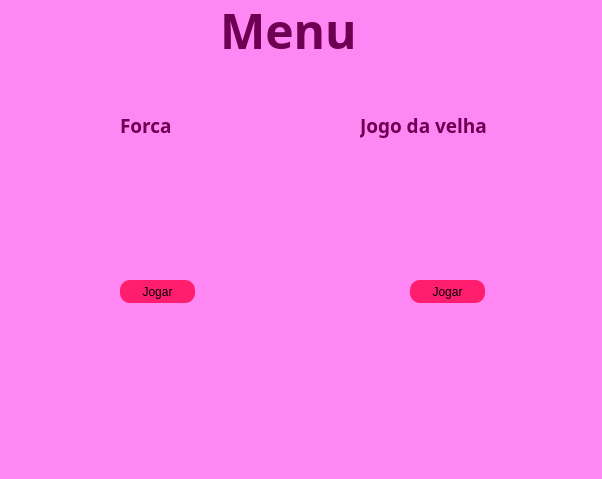
<?xml version="1.0" encoding="UTF-8"?>
<ui version="4.0">
 <class>MainWindow</class>
 <widget class="QMainWindow" name="MainWindow">
  <property name="geometry">
   <rect>
    <x>0</x>
    <y>0</y>
    <width>602</width>
    <height>479</height>
   </rect>
  </property>
  <property name="windowTitle">
   <string>MainWindow</string>
  </property>
  <property name="styleSheet">
   <string notr="true">background-color: rgb(255, 135, 243);</string>
  </property>
  <widget class="QWidget" name="centralwidget">
   <widget class="QLabel" name="label">
    <property name="geometry">
     <rect>
      <x>220</x>
      <y>0</y>
      <width>161</width>
      <height>61</height>
     </rect>
    </property>
    <property name="font">
     <font>
      <family>Rockwell Extra Bold</family>
      <pointsize>36</pointsize>
      <weight>75</weight>
      <bold>true</bold>
     </font>
    </property>
    <property name="styleSheet">
     <string notr="true">color:rgb(109, 0, 82);</string>
    </property>
    <property name="text">
     <string>Menu</string>
    </property>
   </widget>
   <widget class="QLabel" name="label_2">
    <property name="geometry">
     <rect>
      <x>120</x>
      <y>110</y>
      <width>71</width>
      <height>31</height>
     </rect>
    </property>
    <property name="font">
     <font>
      <family>Rockwell Extra Bold</family>
      <pointsize>14</pointsize>
      <weight>75</weight>
      <bold>true</bold>
     </font>
    </property>
    <property name="styleSheet">
     <string notr="true">color:rgb(109, 0, 82);</string>
    </property>
    <property name="text">
     <string>Forca</string>
    </property>
   </widget>
   <widget class="QLabel" name="label_3">
    <property name="geometry">
     <rect>
      <x>360</x>
      <y>110</y>
      <width>171</width>
      <height>31</height>
     </rect>
    </property>
    <property name="font">
     <font>
      <family>Rockwell Extra Bold</family>
      <pointsize>14</pointsize>
      <weight>75</weight>
      <bold>true</bold>
     </font>
    </property>
    <property name="styleSheet">
     <string notr="true">color:rgb(109, 0, 82);</string>
    </property>
    <property name="text">
     <string>Jogo da velha</string>
    </property>
   </widget>
   <widget class="QPushButton" name="pushButton">
    <property name="geometry">
     <rect>
      <x>120</x>
      <y>280</y>
      <width>75</width>
      <height>23</height>
     </rect>
    </property>
    <property name="styleSheet">
     <string notr="true">background-color: rgb(255, 30, 109);
border-radius: 10px;</string>
    </property>
    <property name="text">
     <string>Jogar</string>
    </property>
   </widget>
   <widget class="QPushButton" name="pushButton_2">
    <property name="geometry">
     <rect>
      <x>410</x>
      <y>280</y>
      <width>75</width>
      <height>23</height>
     </rect>
    </property>
    <property name="styleSheet">
     <string notr="true">background-color: rgb(255, 30, 109);
border-radius: 10px;</string>
    </property>
    <property name="text">
     <string>Jogar</string>
    </property>
   </widget>
   <widget class="QLabel" name="label_6">
    <property name="geometry">
     <rect>
      <x>80</x>
      <y>150</y>
      <width>161</width>
      <height>101</height>
     </rect>
    </property>
    <property name="text">
     <string/>
    </property>
    <property name="pixmap">
     <pixmap>../forca.png</pixmap>
    </property>
    <property name="scaledContents">
     <bool>true</bool>
    </property>
   </widget>
   <widget class="QLabel" name="label_4">
    <property name="geometry">
     <rect>
      <x>380</x>
      <y>150</y>
      <width>121</width>
      <height>111</height>
     </rect>
    </property>
    <property name="text">
     <string/>
    </property>
    <property name="pixmap">
     <pixmap>../jogo_da_velha.png</pixmap>
    </property>
    <property name="scaledContents">
     <bool>true</bool>
    </property>
   </widget>
  </widget>
  <widget class="QMenuBar" name="menubar">
   <property name="geometry">
    <rect>
     <x>0</x>
     <y>0</y>
     <width>602</width>
     <height>21</height>
    </rect>
   </property>
  </widget>
 </widget>
 <resources>
  <include location="../imgs/img.qrc"/>
 </resources>
 <connections/>
</ui>
